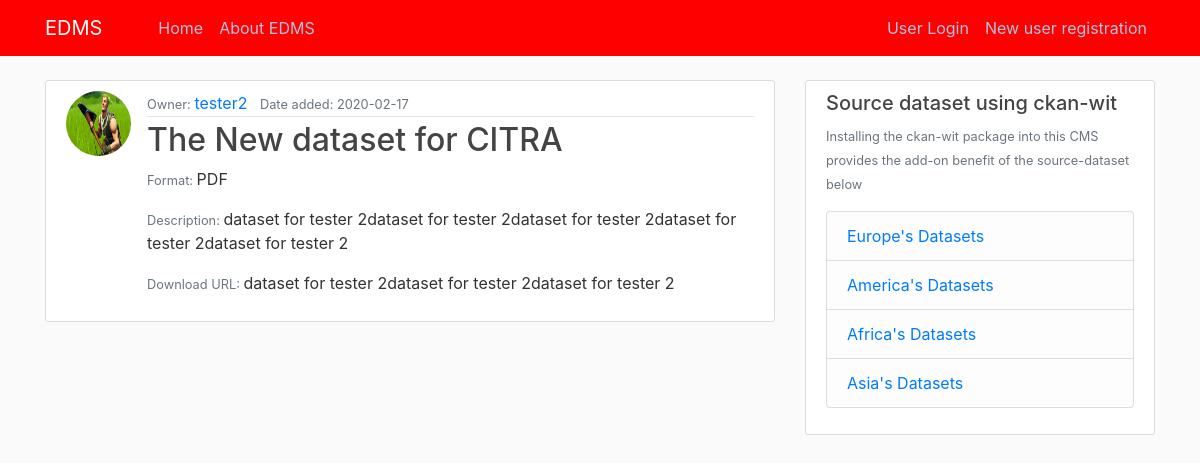
The app's page /dataset/details/4 with its own data.
### edms/models.py (models this page shows, shortened)
class User(db.Model, UserMixin):
    id = db.Column(db.Integer, primary_key=True)
    username = db.Column(db.String(50), unique=True, nullable=False)
    email = db.Column(db.String(120), unique=True, nullable=False)
    user_avatar = db.Column(db.String(30), nullable=False, default='default.jpg')
    password = db.Column(db.String(70), nullable=False)
    datasets = db.relationship('Dataset', backref='owner', lazy=True)

class Dataset(db.Model):
    id = db.Column(db.Integer, primary_key=True)
    name_or_title = db.Column(db.String(120), nullable=False)
    distribution_license = db.Column(db.String(30), nullable=False)
    format = db.Column(db.String(30), nullable=False)
    description = db.Column(db.Text, nullable=False)
    download_url = db.Column(db.Text, nullable=False)
    date_added = db.Column(db.DateTime, nullable=False, default=datetime.utcnow)
    user_id = db.Column(db.Integer, db.ForeignKey('user.id'), nullable=False)

### edms/datasets/routes.py (the view)
@datasets.route('/dataset/details/<int:dataset_id>')
def dataset_details(dataset_id):
    dataset = Dataset.query.get_or_404(dataset_id)
    return render_template('pages/dataset.html', title=dataset.name_or_title, dataset=dataset)

### edms/templates/pages/dataset.html (shortened to what this page needs)
{% extends 'base.html' %}
{% block content %}
    <article class="media content-section">
        <img src="{{ url_for('static', filename='img/'+ dataset.owner.user_avatar) }}"
             alt="" class="rounded-circle article-img">
              <div class="media-body">
                <div class="article-metadata">
                    <small class="text-muted"> Owner: </small> <a class="mr-2" href="#"> {{ dataset.owner.username }}</a>
                    <small class="text-muted">Date added: {{ dataset.date_added.strftime('%Y-%m-%d') }}</small>
                </div>
                <h2 class="article-title" >{{ dataset.name_or_title }}</h2>
                  <p class="article-content"><small class="text-muted">Format: </small> {{ dataset.format }}</p>
                  <p class="article-content"><small class="text-muted">Description: </small> {{ dataset.description }}</p>
                  <p class="article-content"><small class="text-muted">Download URL: </small> {{ dataset.download_url }}</p>
              </div>
            </article>
{% endblock content %}

### edms/static/custom_styles.css (style rules this page uses)
html { height: 100%; margin: 0; }
body { background: #fafafa; color: #333333; padding: 0; margin-top: 5rem; }
h1, h2, h3, h4, h5, h6 { color: #444444; }
.content-section { background: #ffffff; padding: 10px 20px; border: 1px solid #dddddd; border-radius: 3px; margin-bottom: 20px; }
.article-title { color: #444444; }
.article-content { white-space: pre-line; }
.article-img { height: 65px; width: 65px; margin-right: 16px; }
.article-metadata { padding-bottom: 1px; margin-bottom: 4px; border-bottom: 1px solid #e3e3e3 }

### records on screen
User: user_avatar (placeholder picture), owner.username "tester2"
Dataset: date_added "2020-02-17", name_or_title "The New dataset for CITRA", format "PDF", description "dataset for tester 2dataset for tester 2dataset for tester 2dataset for tester 2dataset for tester 2", download_url "dataset for tester 2dataset for tester 2dataset for tester 2"
